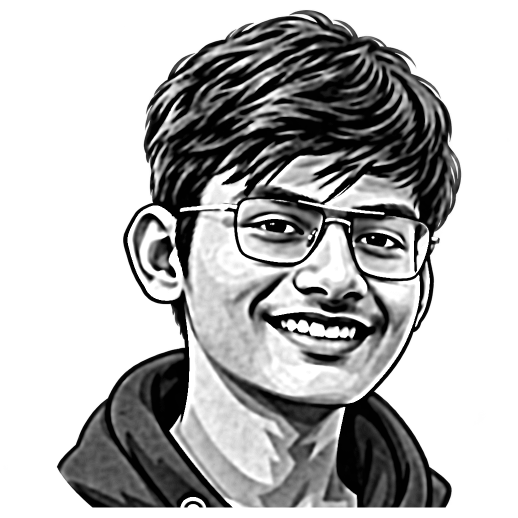
#> input picture data/source-prepped.png, 1035 x 1035 px (shown at 1/2 size)
$ python make_ascii_svg.py
#> lines starting #> are read from the running program, lines starting #| are printed output that depends on the picture
"""
Convert the prepped portrait into a clean, monochrome ASCII-art SVG inside a
terminal window that "types" itself in, then holds.

One fill color + a good density ramp reads as neat and legible. Light text on
a dark card, so bright skin maps to dense characters and dark strokes (glasses,
eyes, smile) to sparse ones; the alpha mask keeps the background blank. GitHub renders SVGs embedded via <img>
and runs their SMIL animations (JS does not run). Each row is revealed with a
left-to-right clip wipe plus a block cursor riding the wipe edge, staggered
top -> bottom, so the portrait prints once and freezes.

The canvas is 840 x 880, same as stats.svg, so equal README widths line up.

    python scripts/make_ascii_svg.py [prepped.png] [output.svg]
"""
import html
import os
import sys

from PIL import Image

HERE = os.path.dirname(os.path.abspath(__file__))
SRC = sys.argv[1] if len(sys.argv) > 1 else os.path.join(HERE, "..", "data", "source-prepped.png")
OUT = sys.argv[2] if len(sys.argv) > 2 else os.path.join(HERE, "..", "assets", "ascii-portrait.svg")

NAME = "Yash Tibadiya"
PROMPT = "yash@github:~$"

# more columns = more detail (eyes need ~6+ chars across to read). the art
# stays ART_W px wide either way; cells shrink, keeping a ~1:1.875 char aspect.
COLS = int(os.environ.get("COLS", 180))
ART_W = 800
CELL_W = ART_W / COLS
CELL_H = CELL_W * 15 / 8
ROWS = round(COLS * 8 / 15)
RAMP = " .`:-=+*cs#%@"  # sparse -> dense; index 0 (space) is reserved for background

GAMMA = 1.3           # >1 darkens mids -> skin stays bright, hair/hoodie recede

PAD = 20
TITLEBAR_H = 30
STATUS_H = 30
ART_H = ROWS * CELL_H
CANVAS_W = ART_W + PAD * 2
CANVAS_H = TITLEBAR_H + ART_H + STATUS_H + PAD

BG, BG2, FRAME = "#0d1117", "#111722", "#30363d"
TITLE_TEXT = "#7d8590"
INK = "#c9d1d9"

# reveal timing: a single cursor rasters top -> bottom in ~6s
ROW_DUR = 5.8 / ROWS
STAGGER = ROW_DUR

STATIC = bool(os.environ.get("STATIC"))  # emit frozen state for previews

# ---- 1. sample the image into a COLS x ROWS grid ---------------------------
im = Image.open(SRC).convert("LA").resize((COLS, ROWS), Image.LANCZOS)
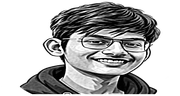
#> im: PIL image 180x96 LA; mean R, G, B, A 59.6, 59.6, 59.6, 132.3; transparent parts drawn white
px = im.load()

rows_txt = []
for y in range(ROWS):
    chars = []
    for x in range(COLS):
        gray, alpha = px[x, y]
        if alpha < 128:
            chars.append(" ")
            continue
        lum = pow(gray / 255.0, GAMMA)
        chars.append(RAMP[1 + int(lum * (len(RAMP) - 2) + 0.5)])
    rows_txt.append("".join(chars))
#> after the loop, rows_txt = 96 items

art_top = TITLEBAR_H + PAD * 0.35

# ---- 2. assemble SVG -------------------------------------------------------
parts = [
    f'<svg xmlns="http://www.w3.org/2000/svg" width="{CANVAS_W}" height="{CANVAS_H}" '
    f'viewBox="0 0 {CANVAS_W} {CANVAS_H}" font-family="ui-monospace, SFMono-Regular, '
    f'Menlo, Consolas, monospace">',
    f'<defs><linearGradient id="bg" x1="0" y1="0" x2="0" y2="1">'
    f'<stop offset="0" stop-color="{BG2}"/><stop offset="1" stop-color="{BG}"/>'
    f'</linearGradient></defs>',
    f'<rect width="{CANVAS_W}" height="{CANVAS_H}" rx="12" fill="url(#bg)"/>',
    f'<rect x="0.5" y="0.5" width="{CANVAS_W-1}" height="{CANVAS_H-1}" rx="12" '
    f'fill="none" stroke="{FRAME}" stroke-width="1"/>',
    f'<line x1="0" y1="{TITLEBAR_H}" x2="{CANVAS_W}" y2="{TITLEBAR_H}" stroke="{FRAME}"/>',
]
for i, dotcol in enumerate(["#ff5f56", "#ffbd2e", "#27c93f"]):
    parts.append(f'<circle cx="{PAD + i*16}" cy="{TITLEBAR_H/2}" r="5" fill="{dotcol}"/>')
parts.append(f'<text x="{CANVAS_W/2}" y="{TITLEBAR_H/2 + 4}" fill="{TITLE_TEXT}" font-size="12" '
             f'text-anchor="middle">{PROMPT} ./portrait.sh</text>')

# one <text> per row (single color -> no per-char markup, small file)
font_size = CELL_H * 0.86
for ry, line in enumerate(rows_txt):
    y = art_top + ry * CELL_H + CELL_H * 0.74
    row_y = art_top + ry * CELL_H
    delay = ry * STAGGER
    text = (f'<text xml:space="preserve" x="{PAD}" y="{y:.1f}" fill="{INK}" '
            f'font-size="{font_size:.1f}" textLength="{ART_W}" lengthAdjust="spacing">'
            f'{html.escape(line)}</text>')

    if STATIC or not line.strip():
        parts.append(text)
        continue

    parts.append(
        f'<clipPath id="r{ry}"><rect x="{PAD}" y="{row_y:.1f}" height="{CELL_H}" width="0">'
        f'<animate attributeName="width" from="0" to="{ART_W}" begin="{delay:.3f}s" '
        f'dur="{ROW_DUR:.2f}s" fill="freeze"/></rect></clipPath>'
    )
    parts.append(f'<g clip-path="url(#r{ry})">{text}</g>')
    parts.append(
        f'<rect y="{row_y+1:.1f}" width="{CELL_W}" height="{CELL_H-2}" fill="{INK}" opacity="0">'
        f'<animate attributeName="x" from="{PAD}" to="{PAD+ART_W}" begin="{delay:.3f}s" '
        f'dur="{ROW_DUR:.2f}s" fill="freeze"/>'
        f'<set attributeName="opacity" to="0.85" begin="{delay:.3f}s"/>'
        f'<set attributeName="opacity" to="0" begin="{delay+ROW_DUR:.3f}s"/></rect>'
    )
#> this loop made 96 passes
#> (y, row_y, delay) on passes 1 to 12: (43.17, 37, 0), (51.5, 45.33, 0.0604), (59.83, 53.67, 0.121), (68.17, 62, 0.181), (76.5, 70.33, 0.242), (84.83, 78.67, 0.302), (93.17, 87, 0.362), (101.5, 95.33, 0.423), (109.8, 103.7, 0.483), (118.2, 112, 0.544), (126.5, 120.3, 0.604), (134.8, 128.7, 0.665)
#> after the loop, parts = 289 items

# status bar with a steady blinking cursor
status_line_y = TITLEBAR_H + ART_H + PAD * 0.35
status_y = status_line_y + 19
parts.append(f'<line x1="0" y1="{status_line_y:.1f}" x2="{CANVAS_W}" y2="{status_line_y:.1f}" stroke="{FRAME}"/>')
parts.append(f'<text x="{PAD}" y="{status_y:.1f}" fill="{TITLE_TEXT}" font-size="13">'
             f'{PROMPT} whoami <tspan fill="{INK}" font-weight="700">{NAME}</tspan></text>')
status_chars = len(f"{PROMPT} whoami {NAME} ")   # cursor sits after the name
parts.append(f'<rect x="{PAD + status_chars * 13 * 0.6:.1f}" y="{status_y-12:.1f}" width="8" height="14" fill="{INK}">'
             f'<animate attributeName="opacity" values="1;1;0;0" keyTimes="0;0.5;0.51;1" '
             f'dur="1s" repeatCount="indefinite"/></rect>')

parts.append("</svg>")
svg = "".join(parts)
os.makedirs(os.path.dirname(OUT), exist_ok=True)
with open(OUT, "w", encoding="utf-8") as f:
    f.write(svg)
print("wrote", OUT, len(svg), "bytes;", CANVAS_W, "x", CANVAS_H)
#| wrote scripts/../assets/ascii-portrait.svg 77522 bytes; 840 x 880.0
